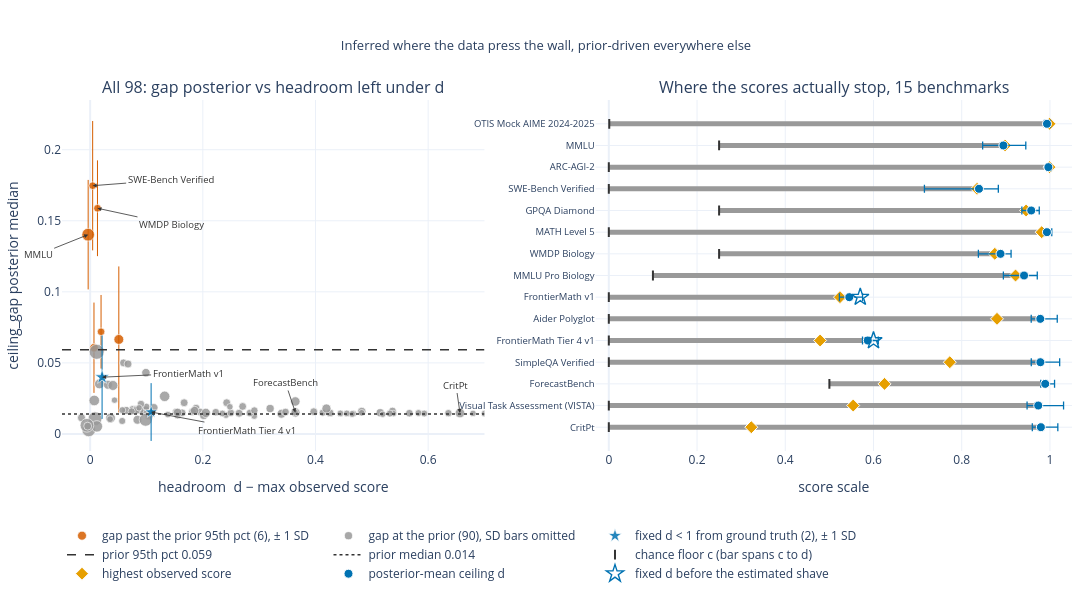

Notebook code for this chart:
### Markdown cell above
### 2 · The decisive test: a ceiling is data-identified only where scores press it. **6 of 98** gaps clear the prior 95th percentile, and every one of them has headroom **≤ 0.051**.
FrontierMath v1 tops out at **0.524** against its fixed d = **0.57** (headroom 0.046 before the estimated shave, 0.021 after); Tier 4 v1 at **0.479** against **0.60** (0.121). Neither wall could have been learned — the estimated gap only shaves d downward, and on Tier 4 v1 it is **0.015 ± 0.020**, the prior itself.

### Code cell
LAB = {"MMLU": (-50, 20), "SWE-Bench Verified": (78, -6), "WMDP Biology": (74, 16),
       "FrontierMath v1": (86, -4), "FrontierMath Tier 4 v1": (96, 18),
       "CritPt": (-4, -28), "ForecastBench": (-10, -30)}
SEL = ["SWE-Bench Verified", "WMDP Biology", "MMLU", "MMLU Pro Biology",
       "GPQA Diamond", "FrontierMath v1", "ARC-AGI-2", "OTIS Mock AIME 2024-2025",
       "MATH Level 5", "Aider Polyglot", "FrontierMath Tier 4 v1", "SimpleQA Verified",
       "Visual Task Assessment (VISTA)", "ForecastBench", "CritPt"]
assert set(SEL) <= set(BEN), set(SEL) - set(BEN)
si = [BEN.index(b) for b in SEL]
si = [si[i] for i in np.argsort([-HEAD[i] for i in si])]   # least headroom on top

fig = make_subplots(rows=1, cols=2, column_widths=[0.47, 0.53], horizontal_spacing=0.11,
                    subplot_titles=["All 98: gap posterior vs headroom left under d",
                                    f"Where the scores actually stop, {len(SEL)} benchmarks"])
for tag, m, col, sym, bars in [
        (f"gap past the prior 95th pct ({int((OFF & (FIXED_D == 1)).sum())}), ± 1 SD",
         OFF & (FIXED_D == 1), C["verm"], "circle", True),
        (f"gap at the prior ({int((~OFF & (FIXED_D == 1)).sum())}), SD bars omitted",
         ~OFF & (FIXED_D == 1), C["gray"], "circle", False),
        ("fixed d < 1 from ground truth (2), ± 1 SD", FIXED_D < 1, C["blue"], "star", True)]:
    idx = np.flatnonzero(m)
    fig.add_trace(go.Scatter(
        x=HEAD[idx], y=GMED[idx], mode="markers", name=tag,
        marker=dict(color=col, symbol=sym, size=6 + 9 * NOBS_B[idx] / NOBS_B.max(),
                    opacity=0.85, line=dict(color="white", width=0.7)),
        error_y=dict(type="data", array=GSD[idx] if bars else np.zeros(idx.size), color=col,
                     thickness=1.0, width=0),
        text=[BEN[i] for i in idx],
        hovertemplate="%{text}<br>headroom %{x:.3f}<br>gap %{y:.3f}<extra></extra>"),
        row=1, col=1)
fig.add_trace(go.Scatter(x=[-0.05, 0.70], y=[P_Q95] * 2, mode="lines",
                         name=f"prior 95th pct {P_Q95:.3f}",
                         line=dict(color=C["dark"], width=1.5, dash="dash")), row=1, col=1)
fig.add_trace(go.Scatter(x=[-0.05, 0.70], y=[P_MED] * 2, mode="lines",
                         name=f"prior median {P_MED:.3f}",
                         line=dict(color=C["dark"], width=1.5, dash="dot")), row=1, col=1)
for b, (ax_, ay_) in LAB.items():
    i = BEN.index(b)
    fig.add_annotation(x=HEAD[i], y=GMED[i], text=b, showarrow=True, arrowhead=2,
                       ax=ax_, ay=ay_, font=dict(size=9.5, color=C["dark"]),
                       arrowcolor=C["dark"], arrowwidth=0.8, row=1, col=1)
fig.update_xaxes(title_text="headroom  d − max observed score", range=[-0.05, 0.70], row=1, col=1)
fig.update_yaxes(title_text="ceiling_gap posterior median", range=[-0.012, 0.235], row=1, col=1)

names = [BEN[i] for i in si]
for i in si:
    fig.add_trace(go.Scatter(x=[FLOOR[i], DMEAN[i]], y=[BEN[i]] * 2, mode="lines",
                             line=dict(color=C["gray"], width=5), showlegend=False,
                             hoverinfo="skip"), row=1, col=2)
fig.add_trace(go.Scatter(x=[FLOOR[i] for i in si], y=names, mode="markers",
                         name="chance floor c (bar spans c to d)",
                         marker=dict(color=C["dark"], size=7, symbol="line-ns-open",
                                     line=dict(color=C["dark"], width=2)),
                         hovertemplate="%{y}: c = %{x:.3f}<extra></extra>"), row=1, col=2)
fig.add_trace(go.Scatter(x=[MAXOBS[i] for i in si], y=names, mode="markers",
                         name="highest observed score",
                         marker=dict(color=C["orange"], size=10, symbol="diamond",
                                     line=dict(color="white", width=1)),
                         hovertemplate="%{y}: max obs %{x:.3f}<extra></extra>"), row=1, col=2)
fig.add_trace(go.Scatter(
    x=[DMEAN[i] for i in si], y=names, mode="markers", name="posterior-mean ceiling d",
    marker=dict(color=C["blue"], size=9, line=dict(color="white", width=1)),
    error_x=dict(type="data", symmetric=False,
                 array=[DMEAN[i] - (FIXED_D[i] - GQ[0][i] * (FIXED_D[i] - FLOOR[i])) for i in si],
                 arrayminus=[(FIXED_D[i] - GQ[1][i] * (FIXED_D[i] - FLOOR[i])) - DMEAN[i] for i in si],
                 color=C["blue"], thickness=1.3, width=4),
    hovertemplate="%{y}: d = %{x:.3f}<extra></extra>"), row=1, col=2)
fig.add_trace(go.Scatter(x=[FIXED_D[i] for i in si if FIXED_D[i] < 1],
                         y=[BEN[i] for i in si if FIXED_D[i] < 1], mode="markers",
                         name="fixed d before the estimated shave",
                         marker=dict(color=C["blue"], size=13, symbol="star-open",
                                     line=dict(color=C["blue"], width=1.4)),
                         hovertemplate="%{y}: fixed d = %{x:.2f}<extra></extra>"), row=1, col=2)
fig.update_xaxes(title_text="score scale", range=[-0.03, 1.05], row=1, col=2)
fig.update_yaxes(categoryorder="array", categoryarray=names, tickfont=dict(size=9.5), row=1, col=2)
fig.update_layout(title="Inferred where the data press the wall, prior-driven everywhere else",
                  height=600, width=1280, legend=dict(orientation="h", y=-0.20),
                  margin=dict(t=100, b=140, l=40, r=20))
show(fig, "02_headroom")

print(f"gaps past the prior 95th pct ({P_Q95:.3f}): {int(OFF.sum())} of {NB} · "
      f"largest headroom among them {HEAD[OFF].max():.3f}")
for b in sorted([BEN[i] for i in np.flatnonzero(OFF)], key=lambda b: -GMED[BEN.index(b)]):
    i = BEN.index(b)
    print(f"  {b:24s} gap {GMED[i]:.3f} ± {GSD[i]:.3f} · d {DMEAN[i]:.3f} · "
          f"max obs {MAXOBS[i]:.3f} · headroom {HEAD[i]:+.3f} · n {NOBS_B[i]}")
for b in sorted(CAPPED):
    i = BEN.index(b)
    print(f"  {b:24s} fixed d {FIXED_D[i]:.2f} · max obs {MAXOBS[i]:.3f} → headroom "
          f"{FIXED_D[i] - MAXOBS[i]:+.3f} BEFORE the shave, {HEAD[i]:+.3f} after; "
          f"gap {GMED[i]:.3f} ± {GSD[i]:.3f} vs prior {P_MED:.3f} ± {P_SD:.3f}")
print("no observation anywhere in the data exceeds 0.524 / 0.479 on those two, so d = 0.57 / "
      "0.60 is not a quantity this fit could have estimated: it is carried in from Epoch's "
      "published score ceilings and the noise gap can only move it down.")

### Figure 1 — Plotly figure (JSON) as saved in the notebook; plotly's stock layout.template omitted (floating-point values rounded to 4 significant figures)
{"data": [{"error_y": {"array": [0.03178, 0.05136, 0.03853, 0.02589, 0.04551, 0.0337], "color": "#D55E00", "thickness": 1.0, "type": "data", "width": 0}, "hovertemplate": "%{text}<br>headroom %{x:.3f}<br>gap %{y:.3f}<extra></extra>", "marker": {"color": "#D55E00", "line": {"color": "white", "width": 0.7}, "opacity": 0.85, "size": [8.53, 9.795, 12.71, 7.605, 7.605, 7.654], "symbol": "circle"}, "mode": "markers", "name": "gap past the prior 95th pct (6), ± 1 SD", "text": ["BIG-Bench Hard (BBH)", "BoolQ", "MMLU", "MMLU Pro Biology", "SWE-Bench Verified", "WMDP Biology"], "type": "scatter", "x": [0.006759, 0.05087, -0.003553, 0.01933, 0.004454, 0.01296], "xaxis": "x", "y": [0.06067, 0.06652, 0.1402, 0.07191, 0.1747, 0.1588], "yaxis": "y"}, {"error_y": {"array": [0.0, 0.0, 0.0, 0.0, 0.0, 0.0, 0.0, 0.0, 0.0, 0.0, 0.0, 0.0, 0.0, 0.0, 0.0, 0.0, 0.0, 0.0, 0.0, 0.0, 0.0, 0.0, 0.0, 0.0, 0.0, 0.0, 0.0, 0.0, 0.0, 0.0, 0.0, 0.0, 0.0, 0.0, 0.0, 0.0, 0.0, 0.0, 0.0, 0.0, 0.0, 0.0, 0.0, 0.0, 0.0, 0.0, 0.0, 0.0, 0.0, 0.0, 0.0, 0.0, 0.0, 0.0, 0.0, 0.0, 0.0, 0.0, 0.0, 0.0, 0.0, 0.0, 0.0, 0.0, 0.0, 0.0, 0.0, 0.0, 0.0, 0.0, 0.0, 0.0, 0.0, 0.0, 0.0, 0.0, 0.0, 0.0, 0.0, 0.0, 0.0, 0.0, 0.0, 0.0, 0.0, 0.0, 0.0, 0.0, 0.0, 0.0], "color": "#999999", "thickness": 1.0, "type": "data", "width": 0}, "hovertemplate": "%{text}<br>headroom %{x:.3f}<br>gap %{y:.3f}<extra></extra>", "marker": {"color": "#999999", "line": {"color": "white", "width": 0.7}, "opacity": 0.85, "size": [8.432, 9.746, 13.83, 13.49, 6.584, 9.405, 6.876, 7.168, 7.703, 7.557, 6.827, 6.73, 7.07, 6.827, 6.389, 8.822, 9.551, 7.411, 7.07, 7.751, 7.8, 6.827, 8.043, 6.486, 7.995, 9.308, 6.681, 7.946, 7.995, 6.681, 6.438, 6.535, 15.0, 7.703, 7.849, 7.703, 7.849, 10.57, 7.751, 7.557, 9.746, 8.238, 7.557, 7.605, 7.654, 7.654, 7.265, 8.384, 8.53, 11.4, 7.362, 8.432, 7.703, 7.849, 7.751, 6.243, 7.459, 8.141, 6.486, 6.341, 13.69, 8.092, 8.968, 7.459, 7.459, 7.314, 8.141, 6.827, 6.876, 7.703, 7.216, 6.681, 9.405, 7.168, 10.43, 9.211, 6.389, 6.438, 6.827, 8.87, 6.681, 7.946, 7.314, 7.897, 8.432, 9.065, 6.973, 7.8, 12.96, 9.941], "symbol": "circle"}, "mode": "markers", "name": "gap at the prior (90), SD bars omitted", "text": ["APEX Agents", "ARC (AI2)", "ARC-AGI", "ARC-AGI-2", "Adversarial NLI", "Aider Polyglot", "AlgoTune", "AudioMultiChallenge", "BALROG", "BioLP-bench", "BlueprintBench 2", "CAD-Eval", "CL-Bench", "CL-Bench Life", "CSQA2", "Chess Puzzles", "CritPt", "CursorBench", "Cybench", "DeepResearchBench", "DeepSWE", "EBR-bench", "EnigmaEval", "ExploitBench", "Fiction.LiveBench", "ForecastBench", "FrontierCode", "FrontierMath", "FrontierMath Tier 4", "GBAEval", "GDP.pdf", "GDPval", "GPQA Diamond", "GPQA Diamond Biology", "GPQA Diamond Chemistry", "GPQA Main Biology", "GPQA Main Chemistry", "GSM8K", "GSO-Bench", "GeoBench", "HellaSwag", "Humanity's Last Exam", "LAB-Bench Cloning", "LAB-Bench LitQA2", "LAB-Bench Protocol", "LAB-Bench SeqQA", "LAMBADA", "Lech Mazur Writing", "LiveBench", "MATH Level 5", "MCP Atlas", "METR Time Horizons", "MMLU Biology", "MMLU Chemistry", "MMLU Pro Chemistry", "MindCube", "MultiChallenge", "MultiNRC", "OS World (Screenshot)", "OS World 2", "OTIS Mock AIME 2024-2025", "OpenBookQA", "PIQA", "PRBench Finance", "PRBench Legal", "PostTrainBench", "ProofBench", "Remote Labor Index", "SEAL Instruction Following", "SEAL Tool Use (Enterprise)", "SWE-Bench Pro", "SWE-Bench Pro (Private)", "SciCode", "ScienceQA", "SimpleBench", "SimpleQA Verified", "SpatialViz-Bench", "SuperGLUE", "Surface Evolver Bench", "TerminalBench", "The Agent Company", "TriviaQA", "TutorBench", "VPCT", "Video-MME", "Visual Task Assessment (VISTA)", "VisualToolBench", "WMDP Chemistry", "WeirdML", "WinoGrande"], "type": "scatter", "x": [0.4821, 0.03618, 0.008599, -0.002589, 0.1379, 0.09812, 0.4671, 0.4128, 0.3969, 0.5667, 0.5931, 0.2411, 0.7005, 0.7581, 0.04322, 0.3395, 0.6565, 0.2497, 0.05689, 0.4259, 0.2424, 0.5828, 0.7409, 0.2912, -0.01539, 0.3643, 0.4442, 0.0885, 0.1047, 0.2347, 0.6796, 0.482, 0.01159, 0.1525, 0.1553, 0.1633, 0.2644, 0.007256, 0.5367, 0.07539, 0.01636, 0.515, 0.3468, 0.2836, 0.188, 0.1952, 0.0998, 0.113, 0.1553, 0.01188, 0.09016, 0.09899, 0.08196, 0.08246, 0.0592, 0.5196, 0.223, 0.3195, 0.248, 0.7731, -0.005709, 0.06355, 0.03156, 0.1811, 0.182, 0.636, 0.2016, 0.819, 0.05705, 0.2707, 0.3632, 0.465, 0.3642, 0.07359, 0.1322, 0.2054, 0.5384, 0.08681, 0.03537, 0.08387, 0.4556, 0.06716, 0.2915, -0.00441, 0.1854, 0.4194, 0.5319, 0.1668, 0.0985, 0.04037], "xaxis": "x", "y": [0.01574, 0.01118, 0.0107, 0.00282, 0.01363, 0.01634, 0.01431, 0.01497, 0.01566, 0.01459, 0.01438, 0.01328, 0.01434, 0.01314, 0.02378, 0.0142, 0.01473, 0.01489, 0.009132, 0.01481, 0.02195, 0.01474, 0.01457, 0.01254, 0.0114, 0.0151, 0.01448, 0.01674, 0.0127, 0.01442, 0.01447, 0.0149, 0.0578, 0.01538, 0.01331, 0.01486, 0.01457, 0.02357, 0.01612, 0.01731, 0.0352, 0.01489, 0.01543, 0.01473, 0.01817, 0.01543, 0.01907, 0.01842, 0.01508, 0.005337, 0.02109, 0.04313, 0.01734, 0.01672, 0.05002, 0.01385, 0.01534, 0.01787, 0.01907, 0.01433, 0.006085, 0.01651, 0.03463, 0.01569, 0.0158, 0.01461, 0.01304, 0.01359, 0.01675, 0.01935, 0.0152, 0.01406, 0.02286, 0.01585, 0.02647, 0.01482, 0.01435, 0.01837, 0.01042, 0.009976, 0.01446, 0.04924, 0.01648, 0.005485, 0.01642, 0.01788, 0.01433, 0.02196, 0.009989, 0.0341], "yaxis": "y"}, {"error_y": {"array": [0.02034, 0.02932], "color": "#0072B2", "thickness": 1.0, "type": "data", "width": 0}, "hovertemplate": "%{text}<br>headroom %{x:.3f}<br>gap %{y:.3f}<extra></extra>", "marker": {"color": "#0072B2", "line": {"color": "white", "width": 0.7}, "opacity": 0.85, "size": [9.503, 10.91], "symbol": "star"}, "mode": "markers", "name": "fixed d < 1 from ground truth (2), ± 1 SD", "text": ["FrontierMath Tier 4 v1", "FrontierMath v1"], "type": "scatter", "x": [0.1082, 0.02117], "xaxis": "x", "y": [0.01542, 0.03993], "yaxis": "y"}, {"line": {"color": "#333333", "dash": "dash", "width": 1.5}, "mode": "lines", "name": "prior 95th pct 0.059", "type": "scatter", "x": [-0.05, 0.7], "xaxis": "x", "y": [0.05931, 0.05931], "yaxis": "y"}, {"line": {"color": "#333333", "dash": "dot", "width": 1.5}, "mode": "lines", "name": "prior median 0.014", "type": "scatter", "x": [-0.05, 0.7], "xaxis": "x", "y": [0.01405, 0.01405], "yaxis": "y"}, {"hoverinfo": "skip", "line": {"color": "#999999", "width": 5}, "mode": "lines", "showlegend": false, "type": "scatter", "x": [0.0, 0.9795], "xaxis": "x2", "y": ["CritPt", "CritPt"], "yaxis": "y2"}, {"hoverinfo": "skip", "line": {"color": "#999999", "width": 5}, "mode": "lines", "showlegend": false, "type": "scatter", "x": [0.0, 0.9734], "xaxis": "x2", "y": ["Visual Task Assessment (VISTA)", "Visual Task Assessment (VISTA)"], "yaxis": "y2"}, {"hoverinfo": "skip", "line": {"color": "#999999", "width": 5}, "mode": "lines", "showlegend": false, "type": "scatter", "x": [0.5, 0.9893], "xaxis": "x2", "y": ["ForecastBench", "ForecastBench"], "yaxis": "y2"}, {"hoverinfo": "skip", "line": {"color": "#999999", "width": 5}, "mode": "lines", "showlegend": false, "type": "scatter", "x": [0.0, 0.9784], "xaxis": "x2", "y": ["SimpleQA Verified", "SimpleQA Verified"], "yaxis": "y2"}, {"hoverinfo": "skip", "line": {"color": "#999999", "width": 5}, "mode": "lines", "showlegend": false, "type": "scatter", "x": [0.0, 0.5872], "xaxis": "x2", "y": ["FrontierMath Tier 4 v1", "FrontierMath Tier 4 v1"], "yaxis": "y2"}, {"hoverinfo": "skip", "line": {"color": "#999999", "width": 5}, "mode": "lines", "showlegend": false, "type": "scatter", "x": [0.0, 0.9781], "xaxis": "x2", "y": ["Aider Polyglot", "Aider Polyglot"], "yaxis": "y2"}, {"hoverinfo": "skip", "line": {"color": "#999999", "width": 5}, "mode": "lines", "showlegend": false, "type": "scatter", "x": [0.0, 0.5452], "xaxis": "x2", "y": ["FrontierMath v1", "FrontierMath v1"], "yaxis": "y2"}, {"hoverinfo": "skip", "line": {"color": "#999999", "width": 5}, "mode": "lines", "showlegend": false, "type": "scatter", "x": [0.1, 0.9413], "xaxis": "x2", "y": ["MMLU Pro Biology", "MMLU Pro Biology"], "yaxis": "y2"}, {"hoverinfo": "skip", "line": {"color": "#999999", "width": 5}, "mode": "lines", "showlegend": false, "type": "scatter", "x": [0.25, 0.888], "xaxis": "x2", "y": ["WMDP Biology", "WMDP Biology"], "yaxis": "y2"}, {"hoverinfo": "skip", "line": {"color": "#999999", "width": 5}, "mode": "lines", "showlegend": false, "type": "scatter", "x": [0.0, 0.9932], "xaxis": "x2", "y": ["MATH Level 5", "MATH Level 5"], "yaxis": "y2"}, {"hoverinfo": "skip", "line": {"color": "#999999", "width": 5}, "mode": "lines", "showlegend": false, "type": "scatter", "x": [0.25, 0.9576], "xaxis": "x2", "y": ["GPQA Diamond", "GPQA Diamond"], "yaxis": "y2"}, {"hoverinfo": "skip", "line": {"color": "#999999", "width": 5}, "mode": "lines", "showlegend": false, "type": "scatter", "x": [0.0, 0.8392], "xaxis": "x2", "y": ["SWE-Bench Verified", "SWE-Bench Verified"], "yaxis": "y2"}, {"hoverinfo": "skip", "line": {"color": "#999999", "width": 5}, "mode": "lines", "showlegend": false, "type": "scatter", "x": [0.0, 0.9964], "xaxis": "x2", "y": ["ARC-AGI-2", "ARC-AGI-2"], "yaxis": "y2"}, {"hoverinfo": "skip", "line": {"color": "#999999", "width": 5}, "mode": "lines", "showlegend": false, "type": "scatter", "x": [0.25, 0.8944], "xaxis": "x2", "y": ["MMLU", "MMLU"], "yaxis": "y2"}, {"hoverinfo": "skip", "line": {"color": "#999999", "width": 5}, "mode": "lines", "showlegend": false, "type": "scatter", "x": [0.001, 0.9933], "xaxis": "x2", "y": ["OTIS Mock AIME 2024-2025", "OTIS Mock AIME 2024-2025"], "yaxis": "y2"}, {"hovertemplate": "%{y}: c = %{x:.3f}<extra></extra>", "marker": {"color": "#333333", "line": {"color": "#333333", "width": 2}, "size": 7, "symbol": "line-ns-open"}, "mode": "markers", "name": "chance floor c (bar spans c to d)", "type": "scatter", "x": [0.0, 0.0, 0.5, 0.0, 0.0, 0.0, 0.0, 0.1, 0.25, 0.0, 0.25, 0.0, 0.0, 0.25, 0.001], "xaxis": "x2", "y": ["CritPt", "Visual Task Assessment (VISTA)", "ForecastBench", "SimpleQA Verified", "FrontierMath Tier 4 v1", "Aider Polyglot", "FrontierMath v1", "MMLU Pro Biology", "WMDP Biology", "MATH Level 5", "GPQA Diamond", "SWE-Bench Verified", "ARC-AGI-2", "MMLU", "OTIS Mock AIME 2024-2025"], "yaxis": "y2"}, {"hovertemplate": "%{y}: max obs %{x:.3f}<extra></extra>", "marker": {"color": "#E69F00", "line": {"color": "white", "width": 1}, "size": 10, "symbol": "diamond"}, "mode": "markers", "name": "highest observed score", "type": "scatter", "x": [0.323, 0.554, 0.625, 0.773, 0.479, 0.88, 0.524, 0.922, 0.875, 0.9813, 0.946, 0.8347, 0.999, 0.898, 0.999], "xaxis": "x2", "y": ["CritPt", "Visual Task Assessment (VISTA)", "ForecastBench", "SimpleQA Verified", "FrontierMath Tier 4 v1", "Aider Polyglot", "FrontierMath v1", "MMLU Pro Biology", "WMDP Biology", "MATH Level 5", "GPQA Diamond", "SWE-Bench Verified", "ARC-AGI-2", "MMLU", "OTIS Mock AIME 2024-2025"], "yaxis": "y2"}, {"error_x": {"array": [-0.01942, -0.02529, -0.01013, -0.02066, -0.01211, -0.02055, -0.02247, -0.0469, -0.05019, -0.006451, -0.02126, -0.1237, -0.003359, -0.04702, -0.005886], "arrayminus": [-0.03839, -0.05743, -0.02113, -0.04367, -0.0237, -0.03845, -0.03005, -0.02994, -0.02395, -0.01097, -0.0182, -0.04383, -0.006037, -0.0508, -0.007826], "color": "#0072B2", "symmetric": false, "thickness": 1.3, "type": "data", "width": 4}, "hovertemplate": "%{y}: d = %{x:.3f}<extra></extra>", "marker": {"color": "#0072B2", "line": {"color": "white", "width": 1}, "size": 9}, "mode": "markers", "name": "posterior-mean ceiling d", "type": "scatter", "x": [0.9795, 0.9734, 0.9893, 0.9784, 0.5872, 0.9781, 0.5452, 0.9413, 0.888, 0.9932, 0.9576, 0.8392, 0.9964, 0.8944, 0.9933], "xaxis": "x2", "y": ["CritPt", "Visual Task Assessment (VISTA)", "ForecastBench", "SimpleQA Verified", "FrontierMath Tier 4 v1", "Aider Polyglot", "FrontierMath v1", "MMLU Pro Biology", "WMDP Biology", "MATH Level 5", "GPQA Diamond", "SWE-Bench Verified", "ARC-AGI-2", "MMLU", "OTIS Mock AIME 2024-2025"], "yaxis": "y2"}, {"hovertemplate": "%{y}: fixed d = %{x:.2f}<extra></extra>", "marker": {"color": "#0072B2", "line": {"color": "#0072B2", "width": 1.4}, "size": 13, "symbol": "star-open"}, "mode": "markers", "name": "fixed d before the estimated shave", "type": "scatter", "x": [0.6, 0.57], "xaxis": "x2", "y": ["FrontierMath Tier 4 v1", "FrontierMath v1"], "yaxis": "y2"}], "layout": {"annotations": [{"font": {"size": 16}, "showarrow": false, "text": "All 98: gap posterior vs headroom left under d", "x": 0.2092, "xanchor": "center", "xref": "paper", "y": 1.0, "yanchor": "bottom", "yref": "paper"}, {"font": {"size": 16}, "showarrow": false, "text": "Where the scores actually stop, 15 benchmarks", "x": 0.7641, "xanchor": "center", "xref": "paper", "y": 1.0, "yanchor": "bottom", "yref": "paper"}, {"arrowcolor": "#333333", "arrowhead": 2, "arrowwidth": 0.8, "ax": -50, "ay": 20, "font": {"color": "#333333", "size": 9.5}, "showarrow": true, "text": "MMLU", "x": -0.003553, "xref": "x", "y": 0.1402, "yref": "y"}, {"arrowcolor": "#333333", "arrowhead": 2, "arrowwidth": 0.8, "ax": 78, "ay": -6, "font": {"color": "#333333", "size": 9.5}, "showarrow": true, "text": "SWE-Bench Verified", "x": 0.004454, "xref": "x", "y": 0.1747, "yref": "y"}, {"arrowcolor": "#333333", "arrowhead": 2, "arrowwidth": 0.8, "ax": 74, "ay": 16, "font": {"color": "#333333", "size": 9.5}, "showarrow": true, "text": "WMDP Biology", "x": 0.01296, "xref": "x", "y": 0.1588, "yref": "y"}, {"arrowcolor": "#333333", "arrowhead": 2, "arrowwidth": 0.8, "ax": 86, "ay": -4, "font": {"color": "#333333", "size": 9.5}, "showarrow": true, "text": "FrontierMath v1", "x": 0.02117, "xref": "x", "y": 0.03993, "yref": "y"}, {"arrowcolor": "#333333", "arrowhead": 2, "arrowwidth": 0.8, "ax": 96, "ay": 18, "font": {"color": "#333333", "size": 9.5}, "showarrow": true, "text": "FrontierMath Tier 4 v1", "x": 0.1082, "xref": "x", "y": 0.01542, "yref": "y"}, {"arrowcolor": "#333333", "arrowhead": 2, "arrowwidth": 0.8, "ax": -4, "ay": -28, "font": {"color": "#333333", "size": 9.5}, "showarrow": true, "text": "CritPt", "x": 0.6565, "xref": "x", "y": 0.01473, "yref": "y"}, {"arrowcolor": "#333333", "arrowhead": 2, "arrowwidth": 0.8, "ax": -10, "ay": -30, "font": {"color": "#333333", "size": 9.5}, "showarrow": true, "text": "ForecastBench", "x": 0.3643, "xref": "x", "y": 0.0151, "yref": "y"}], "height": 600, "legend": {"orientation": "h", "y": -0.2}, "margin": {"b": 140, "l": 40, "r": 20, "t": 100}, "title": {"font": {"size": 13}, "text": "Inferred where the data press the wall, prior-driven everywhere else", "x": 0.5}, "width": 1280, "xaxis": {"anchor": "y", "domain": [0.0, 0.4183], "range": [-0.05, 0.7], "title": {"text": "headroom  d − max observed score"}}, "xaxis2": {"anchor": "y2", "domain": [0.5283, 1.0], "range": [-0.03, 1.05], "title": {"text": "score scale"}}, "yaxis": {"anchor": "x", "domain": [0.0, 1.0], "range": [-0.012, 0.235], "title": {"text": "ceiling_gap posterior median"}}, "yaxis2": {"anchor": "x2", "categoryarray": ["CritPt", "Visual Task Assessment (VISTA)", "ForecastBench", "SimpleQA Verified", "FrontierMath Tier 4 v1", "Aider Polyglot", "FrontierMath v1", "MMLU Pro Biology", "WMDP Biology", "MATH Level 5", "GPQA Diamond", "SWE-Bench Verified", "ARC-AGI-2", "MMLU", "OTIS Mock AIME 2024-2025"], "categoryorder": "array", "domain": [0.0, 1.0], "tickfont": {"size": 9.5}}}}
